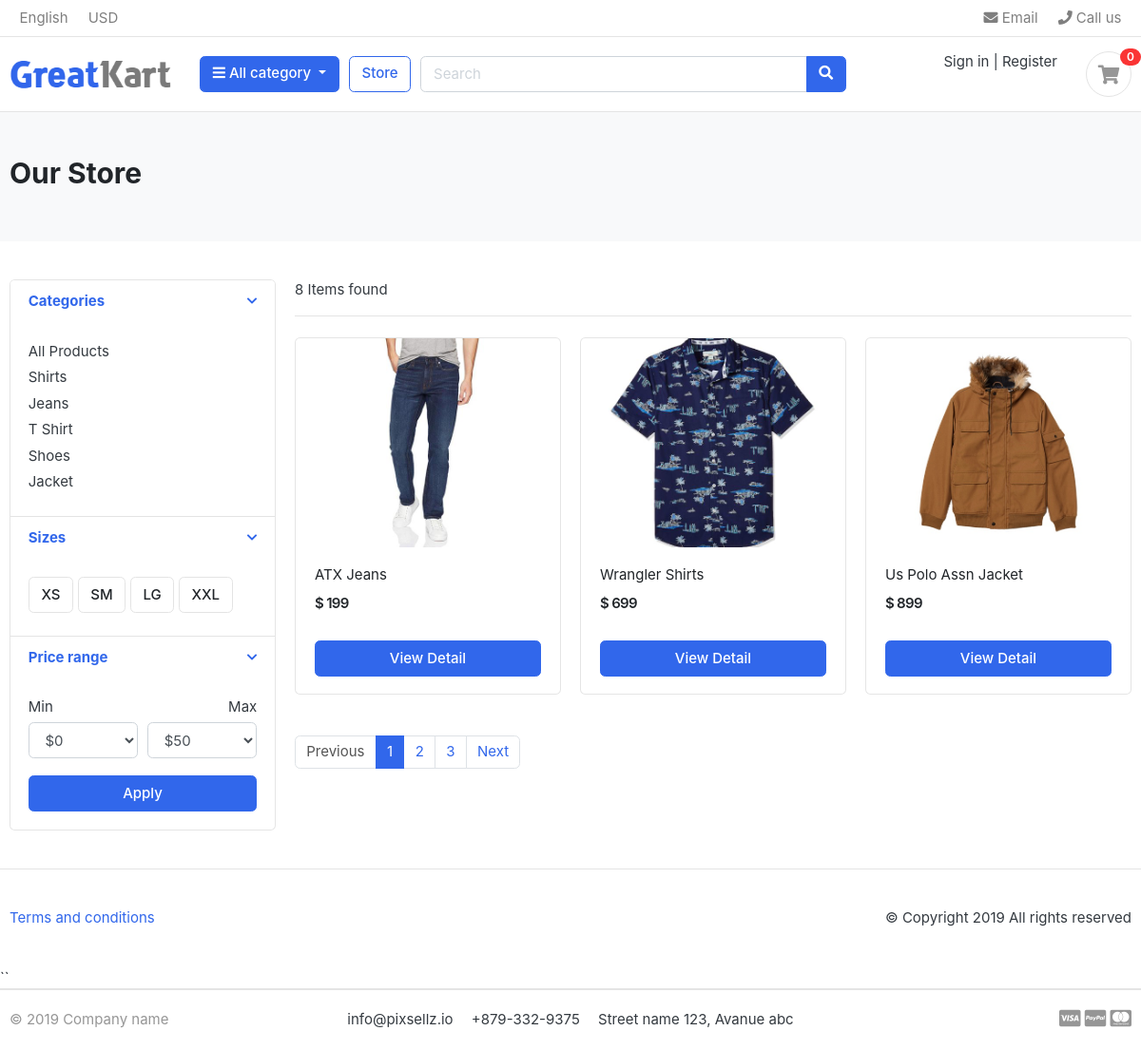
/store/, run on the app's committed database.
### category/models.py (models this page shows, shortened)
class Category(models.Model):
    category_name = models.CharField(max_length=50, unique=True)
    slug = models.SlugField(max_length=50, unique=True)
    description = models.TextField(max_length=255, blank=True)
    cat_image = models.ImageField(upload_to='photos/categories/')
    class Meta:
        verbose_name = 'category'
        verbose_name_plural = 'categories'
    def geturl(self):
        return reverse('product_by_category',args=[self.slug])

### store/models.py (models this page shows, shortened)
class Product(models.Model):
    product_name = models.CharField(max_length=200, unique=True)
    slug = models.SlugField(max_length=200, unique=True)
    description = models.TextField(max_length=255, blank=True)
    price = models.IntegerField()
    images = models.ImageField(upload_to='photos/products')
    stock = models.IntegerField()
    is_available = models.BooleanField(default=True)
    category = models.ForeignKey(Category, on_delete=models.CASCADE)
    created_date = models.DateTimeField(auto_now_add=True)
    modified_date = models.DateTimeField(auto_now=True)
    def geturl(self):
        return reverse('product_detail', args=[self.category.slug, self.slug])

### store/views.py (the view)
# urls.py: path('store/', include('store.urls')),
def store(request, category_slug=None):
    products=None
    if category_slug:
        products = Product.objects.filter(category__slug=category_slug).filter(is_available=True).order_by('id')
        products_count = products.count()
    else:
        products = Product.objects.all().filter(is_available=True).order_by('id')
    paginator = Paginator(products, 3)
    page_number = request.GET.get('page')
    paged_product = paginator.get_page(page_number)
    products_count = products.count()
    context = {'products': paged_product, 'products_count': products_count}
    return render(request, 'store/store.html', context)

### carts/context_processors.py (called while the page is built)
def cart_items_count(request):
    if 'admin' in request.path:
        return {}
    else:
        try:
            cart = Cart.objects.get(cart_id=_cart_id(request))
            cart_items = CartItem.objects.filter(cart__cart_id = cart, is_active=True)
            count=0
            for cart_item in cart_items:
                count += cart_item.quantity
        except Cart.DoesNotExist:
            count=0
    return dict(count=count)

### carts/views.py (called while the page is built)
def _cart_id(request):
    cart = request.session.session_key
    if not cart:
        cart = request.session.create()
    return cart

### category/context_processors.py (called while the page is built)
def category_links(request):
    links = Category.objects.all()
    return dict(links=links)

### templates/store/store.html (shortened to what this page needs)
{% extends 'base.html' %}
{% block content %}
<section class="section-pagetop bg">
	<div class="container">
		{% if 'search' in request.path %}
		<h2 class="title-page">Search Results</h2>
		{% else %}
		<h2 class="title-page">Our Store</h2>
		{% endif %}
	</div>
</section>
<section class="section-content padding-y">
	<div class="container">
		<div class="row">
			<aside class="col-md-3">
				<div class="card">
					<article class="filter-group">
						<header class="card-header">
							<a href="#" data-toggle="collapse" data-target="#collapse_1" aria-expanded="true" class="">
								<i class="icon-control fa fa-chevron-down"></i>
								<h6 class="title">Categories</h6>
							</a>
						</header>
						<div class="filter-content collapse show" id="collapse_1" >
							<div class="card-body">
								<ul class="list-menu">
									<li><a href="{% url 'store' %}">All Products</a></li>
									{% for category in links %}
									<li><a href="{{ category.geturl }}">{{ category.category_name }} </a></li>
									{% endfor %}
								</ul>
							</div>
						</div>
					</article>
					<article class="filter-group">
						<header class="card-header">
							<a href="#" data-toggle="collapse" data-target="#collapse_4" aria-expanded="true" class="">
								<i class="icon-control fa fa-chevron-down"></i>
								<h6 class="title">Sizes </h6>
							</a>
						</header>
						<div class="filter-content collapse show" id="collapse_4" >
							<div class="card-body">
								<label class="checkbox-btn">
									<span class="btn btn-light"> XS </span>
								</label>
								<label class="checkbox-btn">
									<span class="btn btn-light"> SM </span>
								</label>
								<label class="checkbox-btn">
									<span class="btn btn-light"> LG </span>
								</label>
								<label class="checkbox-btn">
									<span class="btn btn-light"> XXL </span>
								</label>
							</div>
						</div>
					</article>
					<article class="filter-group">
						<header class="card-header">
							<a href="#" data-toggle="collapse" data-target="#collapse_3" aria-expanded="true" class="">
								<i class="icon-control fa fa-chevron-down"></i>
								<h6 class="title">Price range </h6>
							</a>
						</header>
						<div class="filter-content collapse show" id="collapse_3">
							<div class="card-body">
								<div class="form-row">
									<div class="form-group col-md-6">
										<label>Min</label>
										<select class="mr-2 form-control">
											<option value="0">$0</option>
										</select>
									</div>
									<div class="form-group text-right col-md-6">
										<label>Max</label>
										<select class="mr-2 form-control">
											<option value="50">$50</option>
										</select>
									</div>
								</div>
								<button class="btn btn-block btn-primary">Apply</button>
							</div>
						</div>
					</article>
				</div>
			</aside>
			<main class="col-md-9">
				<header class="border-bottom mb-4 pb-3">
					<div class="form-inline">
						<span class="mr-md-auto">{{ products_count }} Item{{ products_count|pluralize }} found </span>
					</div>
				</header>
				<div class="row">
					{% if products %}
					{% for product in products %}
					<div class="col-md-4">
						<figure class="card card-product-grid">
							<div class="img-wrap">
								<a href=" {{ product.geturl }} " class="img-wrap"> <img
										src=" {{ product.images.url }} "> </a>
							</div>
							<figcaption class="info-wrap">
								<div class="fix-height">
									<a href="{{ product.geturl }}" class="title">{{ product.product_name }}</a>
									<div class="price-wrap mt-2">
										<span class="price">$ {{ product.price }}</span>
									</div>
								</div>
								<a href="{{ product.geturl }}" class="btn btn-block btn-primary">View Detail
								</a>
							</figcaption>
						</figure>
					</div>
					{% endfor %}
					{% else %}
					<div class='text-center col-md'>
						<h2 >No Results Found</h2><br>
						<a href="{% url 'store' %}" class = 'btn btn-lg btn-outline-primary'>Go to Store</a>
					</div>
					{% endif %}
				</div>
				{% if products.has_other_pages %}
				<nav class="mt-4" aria-label="Page navigation sample">
					<ul class="pagination">
						{% if products.has_previous %}
						<li class="page-item"><a class="page-link"
								href="?page={{ products.previous_page_number }}">Previous</a></li>
						{% else %}
						<li class="page-item disabled"><a class="page-link" href="#">Previous</a></li>
						{% endif %}
						{% for p_count in products.paginator.page_range %}
						{% if products.number == p_count %}
						<li class="page-item active"><a class="page-link" href="?page={{p_count}}">{{ p_count }}</a>
						</li>
						{% else %}
						<li class="page-item "><a class="page-link" href="?page={{p_count}}">{{ p_count }}</a></li>
						{% endif %}
						{% endfor %}
						{% if products.has_next %}
						<li class="page-item"><a class="page-link" href="?page={{ products.next_page_number }}">Next</a>
						</li>
						{% else %}
						<li class="page-item disabled"><a class="page-link" href="#">Next</a></li>
						{% endif %}
					</ul>
				</nav>
				{% endif %}
			</main>
		</div>
	</div>
</section>
<footer class="section-footer border-top padding-y">
	<div class="container">
		<p class="float-md-right">
			&copy Copyright 2019 All rights reserved
		</p>
		<p>
			<a href="#">Terms and conditions</a>
		</p>
	</div>
</footer>
{% endblock %}

### static/css/ui.css (style rules this page uses)
html { font-family: "Inter", sans-serif; font-size: 15px; }
.img-wrap { text-align: center; display: block; }
.img-wrap img { max-width: 100%; }
.price-wrap { letter-spacing: -0.7px; }
.padding-y { padding-top: 40px; padding-bottom: 40px; }
figure { margin-bottom: 0; }
article:after, .form-group:after { display: block; clear: both; content: ""; }
.bg { background-color: #f8f9fa; }
.title-page { color: #212529; }
p:last-child { margin-bottom: 0; }
.btn-light { background-color: #fff; border-color: #e4e4e4; }
[class*=list-] li:after { visibility: hidden; display: block; content: ""; overflow: hidden; height: 0; clear: both; }
.list-menu { list-style: none; margin: 0; padding-left: 0; }
.list-menu li { margin-bottom: 5px; }
.list-menu a { color: #343a40; }
[class*=card-product] a.title { color: #212529; display: block; }
[class*=card-product] .img-wrap { overflow: hidden; position: relative; }
[class*=card-product] .img-wrap img { height: 100%; max-width: 100%; width: auto; display: inline-block; -o-object-fit: cover; object-fit: cover; }
.card-product-grid { margin-bottom: 20px; }
.card-product-grid .img-wrap { border-radius: 0.2rem 0.2rem 0 0; height: 220px; }
.card-product-grid .info-wrap { overflow: hidden; padding: 18px 20px; }
.card-product-grid .fix-height { height: 80px; overflow: hidden; }
.card .img-wrap { overflow: hidden; }
.price { font-weight: 600; color: #212529; }
.icon-control { margin-top: 5px; float: right; font-size: 80%; }
.card-header .title { margin-bottom: 0; line-height: 1.5; }
.filter-group { border-bottom: 1px solid #e4e4e4; }
.filter-group .card-header { border-bottom: 0; }
.filter-group:last-child { border-bottom: 0; }
.checkbox-btn { position: relative; }
.section-pagetop { padding: 45px 0; }

### data on the page
Category: category_name "Shirts"
Category: category_name "Jeans"
Category: category_name "T Shirt"
Category: category_name "Shoes"
Category: category_name "Jacket"
Product: images (picture), product_name "ATX Jeans", price "199"
Product: images (picture), product_name "Wrangler Shirts", price "699"
Product: images (picture), product_name "Us Polo Assn Jacket", price "899"

### other printed values
{{ count }} "0"
{{ products_count }} "8"
{{ p_count }} "1"
{{ p_count }} "2" "3"
